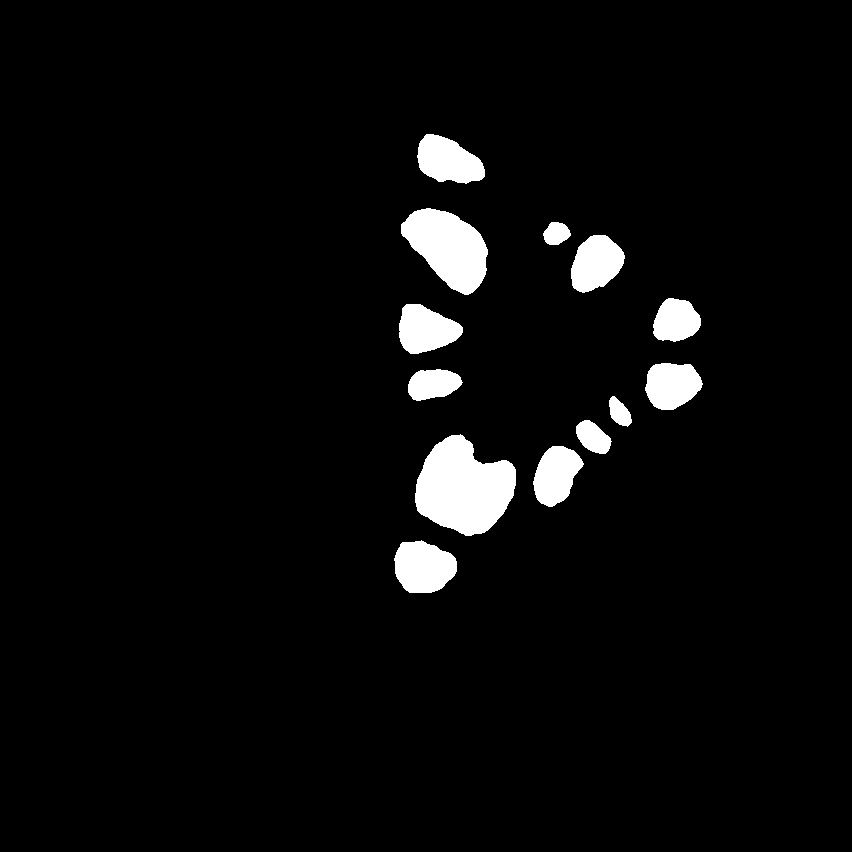
#> input picture data/tomography/test/labels/c70_ObjT1_z171_L.png, 852 x 852 px, found by its file name
$ python image2npy.py data/tomography/test/images test
#> lines starting #> are read from the running program, lines starting #| are printed output that depends on the picture; after the words box and inside, x2 and y2 are one past the last pixel; in counts of white or black regions, pixels touching at a corner belong together
"""
Converts label images, typically in PNG or TIF format, to numpy arrays
that can be accessed by PyTorch for training. This step must be taken
before training. To use the cropping.py script to create additional
datasets, numpy arrays must be present in the full-sized parent dataset.

TO RUN: python image2npy.py <dataset> <subdirectory>
"""

import os
import sys
import time
import argparse
import numpy as np
from PIL import Image
from tqdm import tqdm


def convert(arguments):

    # Defines directory for existing labels and numpy labels to be made. The dataset
    # and image set used must be specified correctly in the command line for this
    # script to operate properly.
    labels_dir = './data/%s/%s/labels' % (arguments.dataset, arguments.subdirectory)
    npy_dir = './data/%s/%s/labels_npy' % (arguments.dataset, arguments.subdirectory)

    # Creates directory for numpy arrays if it does not already exist.
    if not os.path.isdir(npy_dir):
        os.makedirs(npy_dir)

    # Creates list image names from label directory over which to iterate.
    try:
        label_names = os.listdir(labels_dir)
    except FileNotFoundError:
        try:
            os.removedirs(npy_dir)
            print("Directory: '%s/' Does Not Exist!" % labels_dir)
        except OSError:
            print('Check Dataset! Missing Labels.')
        sys.exit(1)

    try:
        class_num = int(input('Enter Number of Label Classes: '))
#> the answer given: 3
    except ValueError:
        print('Not an Integer!', 'Conversion Aborted.', sep='\n')
        sys.exit(1)

    # Checks if specified output directory is empty and prompts user to continue if it
    # is not empty
    if len(os.listdir(npy_dir)) != 0:
        print('Numpy Array Directory Not Empty!')
        ans = input('Would you like to continue? ')
        if not (ans.lower() == 'yes' or ans.lower() == 'ye' or ans.lower() == 'y'):
            sys.exit(1)

    # Start timer for the entire process.
    start = time.time()

    # Initialize empty lists.
    class_num_list = []
    pixel_list = []
    pixel_max_list = []
    image_list = []

    # Iterate through all images in labels directory
    for file in tqdm(label_names, desc='Initializing', unit=' files'):
        # Open label as a PIL image and convert it to greyscale. This flattens any image
        # format to a one-channel image.
        label = Image.open(os.path.join(labels_dir, file))
#> label is the input picture: PIL image 852x852 RGB; 4.1% white; 13 white regions, largest, box (x1, y1, x2, y2) and area: (415, 434, 516, 536) 7020, (401, 208, 488, 295) 4739, (394, 540, 457, 593) 2562
        label = label.convert(mode='L')

        # Create a list of tuples, each containing a PIL image and its file name.
        image_list.append((label, file))

        # Compute the number of unique pixel values in each image and the maximum pixel value.
        # The former gives the number of classes in the label, while the latter provides a
        # value to use in normalizing the labels corresponding array.
        num = len(np.unique(list(label.getdata())))
#> num = 2
        pix = np.unique(list(label.getdata()))
#> pix = [0, 255]
        pix_max = max(np.unique(list(label.getdata())))
#> pix_max = 255

        # Create a list of these values for every label.
        class_num_list.append(num)
        pixel_list.append(pix)
        pixel_max_list.append(pix_max)

    over_list = []
    for n in range(len(class_num_list)):
        if class_num_list[n] > class_num:
            over_list.append((label_names[n][:-4], pixel_list[n]))
#> this loop made 2 passes
#> after the loop, over_list = []

    if len(over_list) > 0:
        print('The Following Labels have More Classes Than the Number Specified!', '', sep='\n')
        for element in over_list:
            print('Image: %s' % element[0])
            print('Unique Pixel Values: %s' % str(element[1]), '', sep='\n')
        ans = input('Would you like to continue? ')
        if not (ans.lower() == 'yes' or ans.lower() == 'ye' or ans.lower() == 'y'):
            sys.exit(1)

    # Compute the maximum pixel value in all images
    pixel_max = max(pixel_max_list)
#> pixel_max = 255

    # To determine the number of classes, we take an upper percentile in the list of class
    # numbers ranging from 80 to 99 based on the number of images in the dataset. Taking the
    # outright maximum is prone to error due to extraneous pixel values often given in the
    # labels. This attempts to correct that error, but assumes at least 80 percent of labels
    # in the initial dataset have the maximum number of image classes.
    print('', 'Number of Classes:   %d' % class_num, sep='\n')
    print('Maximum Pixel Value: %d' % pixel_max, '', sep='\n')
#| Maximum Pixel Value: 255

    # Initialize empty lists.
    array_max = []
    array_dim = []

    # Loops through list of tuples containing PIL image and its file name.
    for image in image_list:
        # Convert the PIL image to an array.
        array = np.asarray(image[0], dtype=np.uint8)

        # Normalize the array by dividing its entries by the quotient of 255 and
        # one less than the number of classes. This yields an array whose values
        # are integers and range from 0 to one less than the number of classes.
        array = array / (pixel_max / (class_num - 1))
        array = array.astype(dtype=np.int8)

        # Keep track of the array's maximum value as well as its number of dimensions.
        array_max.append(np.max(array))
        array_dim.append(array.ndim)
        print('Image: %s' % image[1][:-4])
        print('After Transform...')
        print('Unique Values: %s' % str(np.unique(array)))
        print('Array Dimension: %d' % array.ndim, '', sep='\n')

        # Save each array to the output directory.
        np.save(os.path.join(npy_dir, image[1][:-4] + '.npy'), array)
#> this loop made 2 passes
#> (printed output is left out)
#> pass 2, in convert, `array = array / (pixel_max / (class_num - 1))`:
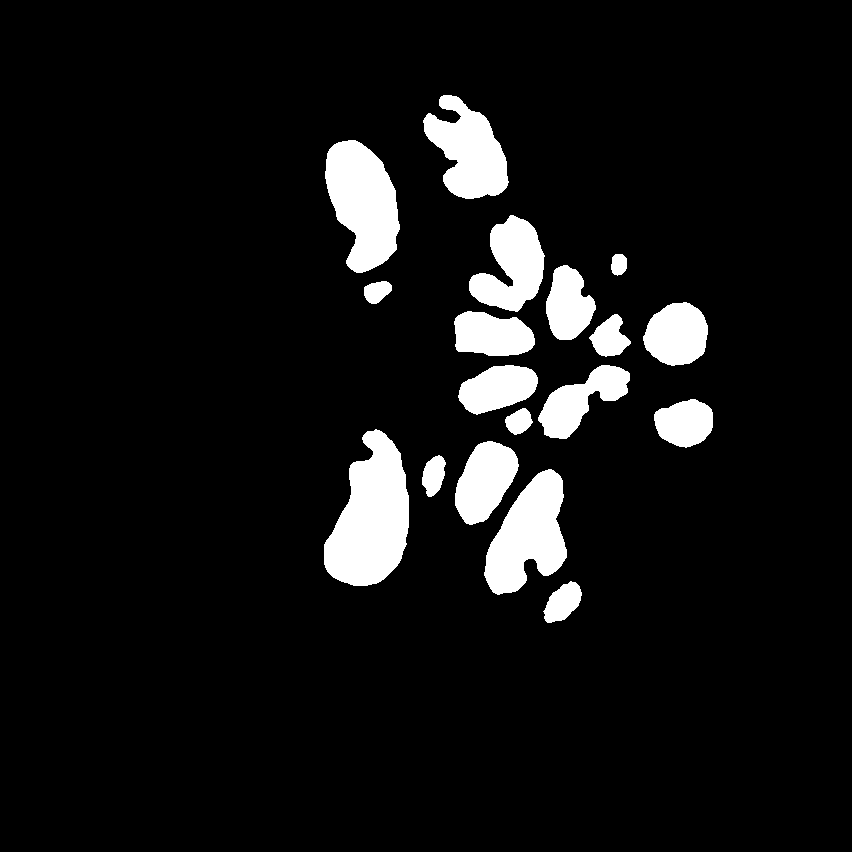
#> array: shape (852, 852) float64; values 0 (black) and 2 (white), 7.7% white; 18 white regions, largest, box (x1, y1, x2, y2) and area: (324, 429, 409, 586) 8879, (325, 140, 400, 273) 6753, (484, 469, 567, 595) 6331
#> after the loop, array_dim = [2, 2]; array_max = [2, 2]

    # Compute the maximum value and number of dimensions across all arrays.
    array_max = max(array_max)
#> array_max = 2
    array_dim = max(array_dim)
#> array_dim = 2
    end = time.time()

    # For easy error detection, print whether or not the script printed two
    # dimensional arrays, as well as whether the arrays were properly normalized.
    print('Done! Time Taken:        %.3f seconds' % (end - start))
    print('Normalized Arrays?       %s' % (array_max == (class_num - 1)))
#| Normalized Arrays?       True
    print('Correct Array Dimension? %s' % (2 == array_dim))
#| Correct Array Dimension? True


if __name__ == '__main__':
    parser = argparse.ArgumentParser(description='Convert Label Images to Numpy Arrays')
    parser.add_argument('dataset', help='Name of Dataset in which Conversion will Take Place')
    parser.add_argument('subdirectory', choices=['test', 'train', 'validate'],
                        help='Subdirectory in Dataset whose Labels to Convert to Arrays')
    args = parser.parse_args()
    convert(args)
